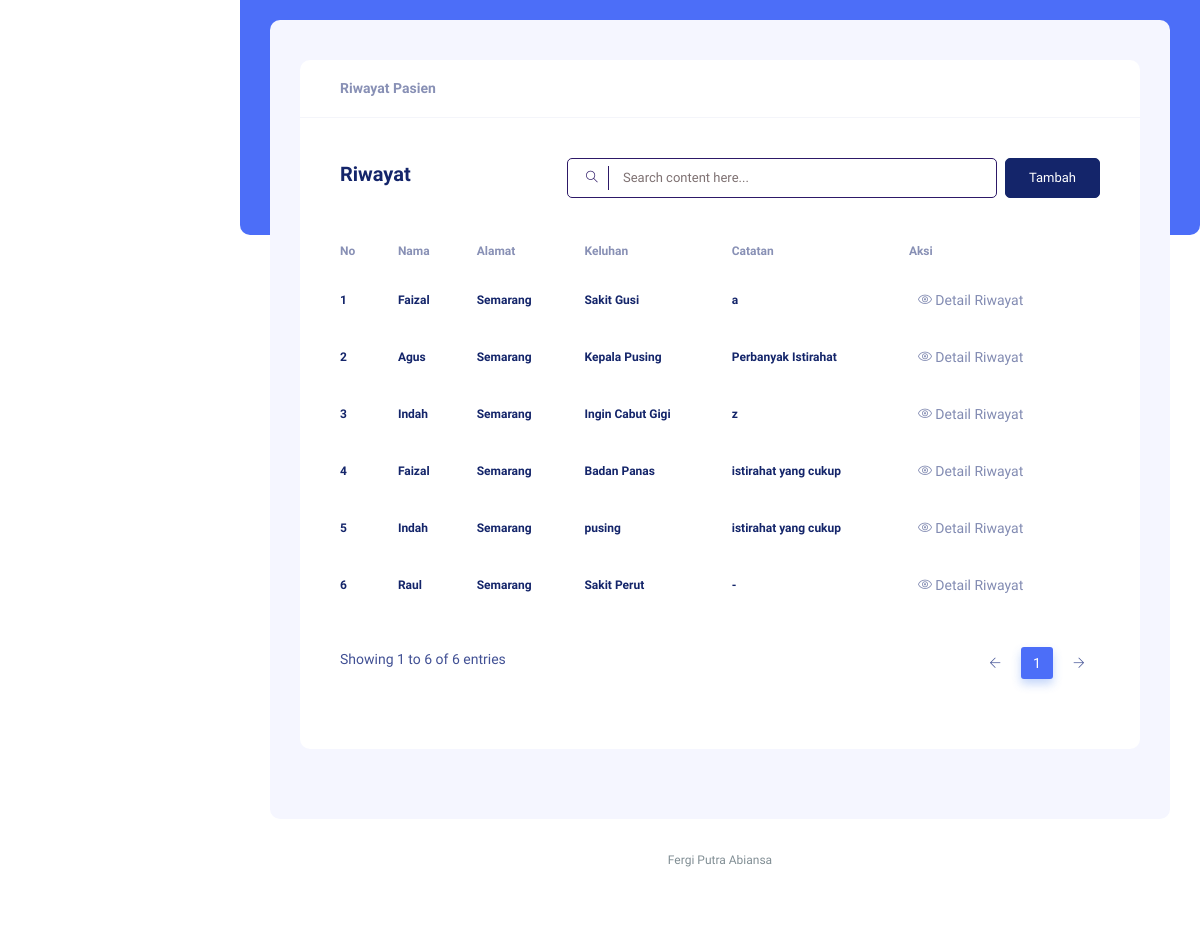
The app's page /dokter/riwayat.php with its own data.
### tables this page shows
CREATE TABLE `pasien` (
  `id` int(11) UNSIGNED NOT NULL,
  `nama` varchar(255) NOT NULL,
  `password` varchar(255) DEFAULT NULL,
  `alamat` varchar(255) NOT NULL,
  `no_ktp` varchar(255) NOT NULL,
  `no_hp` varchar(50) NOT NULL,
  `no_rm` varchar(25) NOT NULL
);

CREATE TABLE `daftar_poli` (
  `id` int(11) UNSIGNED NOT NULL,
  `id_pasien` int(11) UNSIGNED NOT NULL,
  `id_jadwal` int(11) UNSIGNED NOT NULL,
  `keluhan` text NOT NULL,
  `no_antrian` int(11) UNSIGNED NOT NULL,
  `status_periksa` varchar(255) DEFAULT NULL
);

CREATE TABLE `periksa` (
  `id` int(11) UNSIGNED NOT NULL,
  `id_daftar_poli` int(11) UNSIGNED NOT NULL,
  `tgl_periksa` datetime NOT NULL,
  `catatan` text NOT NULL,
  `biaya_periksa` int(11) NOT NULL
);

### dokter/riwayat.php (the view, shortened to what this page needs)
<?php
$riwayat = mysqli_query($conn, "SELECT pasien.nama, alamat, keluhan, catatan FROM pasien JOIN daftar_poli ON pasien.id = daftar_poli.id_pasien JOIN periksa ON daftar_poli.id = periksa.id_daftar_poli");
?>
<!DOCTYPE html>
<html lang="zxx">
<head>
    <link rel="stylesheet" href="../assets/css/bootstrap1.min.css" />
    <link rel="stylesheet" href="../assets/vendors/themefy_icon/themify-icons.css" />
    <link rel="stylesheet" href="../assets/vendors/niceselect/css/nice-select.css" />
    <link rel="stylesheet" href="../assets/vendors/owl_carousel/css/owl.carousel.css" />
    <link rel="stylesheet" href="../assets/vendors/gijgo/gijgo.min.css" />
    <link rel="stylesheet" href="../assets/vendors/font_awesome/css/all.min.css" />
    <link rel="stylesheet" href="../assets/vendors/tagsinput/tagsinput.css" />
    <link rel="stylesheet" href="../assets/vendors/datepicker/date-picker.css" />
    <link rel="stylesheet" href="../assets/vendors/scroll/scrollable.css" />
    <link rel="stylesheet" href="../assets/vendors/datatable/css/jquery.dataTables.min.css" />
    <link rel="stylesheet" href="../assets/vendors/datatable/css/responsive.dataTables.min.css" />
    <link rel="stylesheet" href="../assets/vendors/datatable/css/buttons.dataTables.min.css" />
    <link rel="stylesheet" href="../assets/vendors/text_editor/summernote-bs4.css" />
    <link rel="stylesheet" href="../assets/vendors/morris/morris.css">
    <link rel="stylesheet" href="../assets/vendors/material_icon/material-icons.css" />
    <link rel="stylesheet" href="../assets/css/metisMenu.css">
    <link rel="stylesheet" href="../assets/css/style1.css" />
    <link rel="stylesheet" href="../assets/css/colors/default.css" id="colorSkinCSS">
</head>
<body class="crm_body_bg">
    <section class="main_content dashboard_part large_header_bg">
        <div class="main_content_iner ">
            <div class="container-fluid p-0 ">
                <div class="row justify-content-center">
                    <div class="col-lg-12">
                        <div class="white_card card_height_100 mb_30">
                            <div class="white_card_header">
                                <div class="box_header m-0">
                                    <div class="main-title">
                                        <h3 class="m-0">Riwayat Pasien</h3>
                                    </div>
                                </div>
                            </div>
                            <div class="white_card_body">
                                <div class="QA_section">
                                    <div class="white_box_tittle list_header">
                                        <h4>Riwayat</h4>
                                        <div class="box_right d-flex lms_block">
                                            <div class="serach_field_2">
                                                <div class="search_inner">
                                                    <form Active="#">
                                                        <div class="search_field">
                                                            <input type="text" placeholder="Search content here..." />
                                                        </div>
                                                        <button type="submit">
                                                            <i class="ti-search"></i>
                                                        </button>
                                                    </form>
                                                </div>
                                            </div>
                                            <div class="add_button ms-2">
                                                <button type="button" data-bs-toggle="modal" data-bs-target="#tambah" class="btn_1">
                                                    Tambah
                                                </button>
                                            </div>
                                        </div>
                                    </div>
                                    <div class="QA_table mb_30">
                                        <table class="table lms_table_active">
                                            <thead>
                                                <tr>
                                                    <th scope="col">No</th>
                                                    <th scope="col">Nama</th>
                                                    <th scope="col">Alamat</th>
                                                    <th scope="col">Keluhan</th>
                                                    <th scope="col">Catatan</th>
                                                    <th scope="col">Aksi</th>
                                                </tr>
                                            </thead>
                                            <tbody>
                                                <?php
                                                $no = 1;
                                                while ($row = mysqli_fetch_array($riwayat)) {
                                                ?>
                                                    <tr>
                                                        <td><?php echo $no++ ?></td>
                                                        <td><?php echo $row['nama'] ?></td>
                                                        <td><?php echo $row['alamat'] ?></td>
                                                        <td><?php echo $row['keluhan'] ?></td>
                                                        <td><?php echo $row['catatan'] ?></td>
                                                        <td>
                                                            <a href="#" class="btn btn-sm" data-bs-toggle="modal" data-bs-target="#edit<?= $no ?>"><i class='ti-eye'></i> Detail Riwayat</a>
                                                        </td>
                                                    </tr>
                                                <?php } ?>
                                            </tbody>
                                        </table>
                                    </div>
                                </div>
                            </div>
                        </div>
                    </div>
                </div>
            </div>
        </div>
        <div class="footer_part">
            <div class="container-fluid">
                <div class="row">
                    <div class="col-lg-12">
                        <div class="footer_iner text-center">
                            <p> Fergi Putra Abiansa </p>
                        </div>
                    </div>
                </div>
            </div>
        </div>
    </section>
</body>
</html>

### records on screen
pasien: nama "Faizal", alamat "Semarang", daftar_poli.keluhan "Sakit Gusi", periksa.catatan "a", daftar_poli.keluhan "Badan Panas", periksa.catatan "istirahat yang cukup"
pasien: nama "Agus", alamat "Semarang", daftar_poli.keluhan "Kepala Pusing", periksa.catatan "Perbanyak Istirahat"
pasien: nama "Indah", alamat "Semarang", daftar_poli.keluhan "Ingin Cabut Gigi", periksa.catatan "z", daftar_poli.keluhan "pusing", periksa.catatan "istirahat yang cukup"
pasien: nama "Raul", alamat "Semarang", daftar_poli.keluhan "Sakit Perut", periksa.catatan "-"
